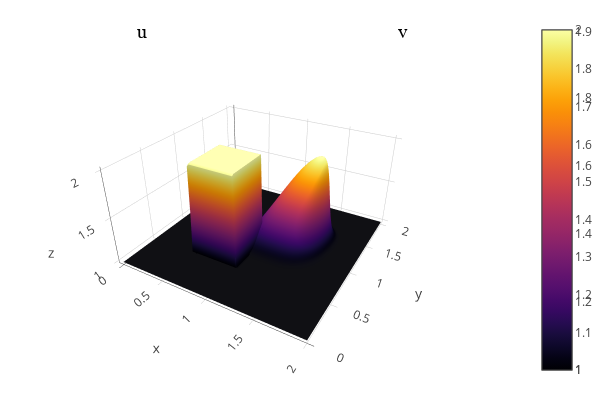

Notebook code cell kept with this figure:
### Code cell
x = range(0, stop=2, length=101)|> collect
y = range(0, stop=2, length=101)|> collect
theme(:ggplot2)
p1 = surface(x,y,two_nonlinearconv2(101,101,0,0.01,1)[1],xlims=(0,2),ylims=(0,2), title = "u")
p2 = surface(x,y,two_nonlinearconv2(101,101,2000,0.01,1)[2],xlims=(0,2),ylims=(0,2), title = "v")
plot(p1, p2, layout = 2)

### Figure 1 — Plotly figure (JSON) as saved in the notebook; plotly's stock layout.template omitted (floating-point values rounded to 4 significant figures; data arrays with more than 128 entries replaced by an {"elided": "..."} marker saying what was removed)
{"data": [{"colorbar": {"title": ""}, "colorscale": [[0, "rgba(0, 0, 4, 1.000)"], [0.03448, "rgba(4, 3, 20, 1.000)"], [0.06897, "rgba(13, 8, 41, 1.000)"], [0.1034, "rgba(24, 12, 60, 1.000)"], [0.1379, "rgba(38, 12, 81, 1.000)"], [0.1724, "rgba(54, 9, 97, 1.000)"], [0.2069, "rgba(69, 10, 105, 1.000)"], [0.2414, "rgba(84, 15, 109, 1.000)"], [0.2759, "rgba(97, 19, 110, 1.000)"], [0.3103, "rgba(111, 25, 110, 1.000)"], [0.3448, "rgba(125, 30, 109, 1.000)"], [0.3793, "rgba(140, 35, 105, 1.000)"], [0.4138, "rgba(154, 40, 101, 1.000)"], [0.4483, "rgba(166, 45, 96, 1.000)"], [0.4828, "rgba(180, 51, 89, 1.000)"], [0.5172, "rgba(193, 58, 80, 1.000)"], [0.5517, "rgba(206, 67, 71, 1.000)"], [0.5862, "rgba(216, 76, 62, 1.000)"], [0.6207, "rgba(226, 87, 52, 1.000)"], [0.6552, "rgba(235, 100, 41, 1.000)"], [0.6897, "rgba(241, 115, 29, 1.000)"], [0.7241, "rgba(247, 130, 18, 1.000)"], [0.7586, "rgba(250, 144, 8, 1.000)"], [0.7931, "rgba(252, 161, 8, 1.000)"], [0.8276, "rgba(252, 178, 22, 1.000)"], [0.8621, "rgba(250, 196, 42, 1.000)"], [0.8966, "rgba(246, 213, 67, 1.000)"], [0.931, "rgba(243, 229, 93, 1.000)"], [0.9655, "rgba(242, 244, 130, 1.000)"], [1, "rgba(252, 255, 164, 1.000)"]], "name": "y1", "opacity": null, "showlegend": false, "showscale": true, "type": "surface", "x": [0, 0.02, 0.04, 0.06, 0.08, 0.1, 0.12, 0.14, 0.16, 0.18, 0.2, 0.22, 0.24, 0.26, 0.28, 0.3, 0.32, 0.34, 0.36, 0.38, 0.4, 0.42, 0.44, 0.46, 0.48, 0.5, 0.52, 0.54, 0.56, 0.58, 0.6, 0.62, 0.64, 0.66, 0.68, 0.7, 0.72, 0.74, 0.76, 0.78, 0.8, 0.82, 0.84, 0.86, 0.88, 0.9, 0.92, 0.94, 0.96, 0.98, 1, 1.02, 1.04, 1.06, 1.08, 1.1, 1.12, 1.14, 1.16, 1.18, 1.2, 1.22, 1.24, 1.26, 1.28, 1.3, 1.32, 1.34, 1.36, 1.38, 1.4, 1.42, 1.44, 1.46, 1.48, 1.5, 1.52, 1.54, 1.56, 1.58, 1.6, 1.62, 1.64, 1.66, 1.68, 1.7, 1.72, 1.74, 1.76, 1.78, 1.8, 1.82, 1.84, 1.86, 1.88, 1.9, 1.92, 1.94, 1.96, 1.98, 2], "xaxis": "x1", "y": [0, 0.02, 0.04, 0.06, 0.08, 0.1, 0.12, 0.14, 0.16, 0.18, 0.2, 0.22, 0.24, 0.26, 0.28, 0.3, 0.32, 0.34, 0.36, 0.38, 0.4, 0.42, 0.44, 0.46, 0.48, 0.5, 0.52, 0.54, 0.56, 0.58, 0.6, 0.62, 0.64, 0.66, 0.68, 0.7, 0.72, 0.74, 0.76, 0.78, 0.8, 0.82, 0.84, 0.86, 0.88, 0.9, 0.92, 0.94, 0.96, 0.98, 1, 1.02, 1.04, 1.06, 1.08, 1.1, 1.12, 1.14, 1.16, 1.18, 1.2, 1.22, 1.24, 1.26, 1.28, 1.3, 1.32, 1.34, 1.36, 1.38, 1.4, 1.42, 1.44, 1.46, 1.48, 1.5, 1.52, 1.54, 1.56, 1.58, 1.6, 1.62, 1.64, 1.66, 1.68, 1.7, 1.72, 1.74, 1.76, 1.78, 1.8, 1.82, 1.84, 1.86, 1.88, 1.9, 1.92, 1.94, 1.96, 1.98, 2], "yaxis": "y1", "z": {"elided": "101x101 float values"}, "zmax": 2, "zmin": 1}, {"colorbar": {"title": ""}, "colorscale": [[0, "rgba(0, 0, 4, 1.000)"], [0.03448, "rgba(4, 3, 20, 1.000)"], [0.06897, "rgba(13, 8, 41, 1.000)"], [0.1034, "rgba(24, 12, 60, 1.000)"], [0.1379, "rgba(38, 12, 81, 1.000)"], [0.1724, "rgba(54, 9, 97, 1.000)"], [0.2069, "rgba(69, 10, 105, 1.000)"], [0.2414, "rgba(84, 15, 109, 1.000)"], [0.2759, "rgba(97, 19, 110, 1.000)"], [0.3103, "rgba(111, 25, 110, 1.000)"], [0.3448, "rgba(125, 30, 109, 1.000)"], [0.3793, "rgba(140, 35, 105, 1.000)"], [0.4138, "rgba(154, 40, 101, 1.000)"], [0.4483, "rgba(166, 45, 96, 1.000)"], [0.4828, "rgba(180, 51, 89, 1.000)"], [0.5172, "rgba(193, 58, 80, 1.000)"], [0.5517, "rgba(206, 67, 71, 1.000)"], [0.5862, "rgba(216, 76, 62, 1.000)"], [0.6207, "rgba(226, 87, 52, 1.000)"], [0.6552, "rgba(235, 100, 41, 1.000)"], [0.6897, "rgba(241, 115, 29, 1.000)"], [0.7241, "rgba(247, 130, 18, 1.000)"], [0.7586, "rgba(250, 144, 8, 1.000)"], [0.7931, "rgba(252, 161, 8, 1.000)"], [0.8276, "rgba(252, 178, 22, 1.000)"], [0.8621, "rgba(250, 196, 42, 1.000)"], [0.8966, "rgba(246, 213, 67, 1.000)"], [0.931, "rgba(243, 229, 93, 1.000)"], [0.9655, "rgba(242, 244, 130, 1.000)"], [1, "rgba(252, 255, 164, 1.000)"]], "name": "y1", "opacity": null, "showlegend": false, "showscale": true, "type": "surface", "x": [0, 0.02, 0.04, 0.06, 0.08, 0.1, 0.12, 0.14, 0.16, 0.18, 0.2, 0.22, 0.24, 0.26, 0.28, 0.3, 0.32, 0.34, 0.36, 0.38, 0.4, 0.42, 0.44, 0.46, 0.48, 0.5, 0.52, 0.54, 0.56, 0.58, 0.6, 0.62, 0.64, 0.66, 0.68, 0.7, 0.72, 0.74, 0.76, 0.78, 0.8, 0.82, 0.84, 0.86, 0.88, 0.9, 0.92, 0.94, 0.96, 0.98, 1, 1.02, 1.04, 1.06, 1.08, 1.1, 1.12, 1.14, 1.16, 1.18, 1.2, 1.22, 1.24, 1.26, 1.28, 1.3, 1.32, 1.34, 1.36, 1.38, 1.4, 1.42, 1.44, 1.46, 1.48, 1.5, 1.52, 1.54, 1.56, 1.58, 1.6, 1.62, 1.64, 1.66, 1.68, 1.7, 1.72, 1.74, 1.76, 1.78, 1.8, 1.82, 1.84, 1.86, 1.88, 1.9, 1.92, 1.94, 1.96, 1.98, 2], "xaxis": "x2", "y": [0, 0.02, 0.04, 0.06, 0.08, 0.1, 0.12, 0.14, 0.16, 0.18, 0.2, 0.22, 0.24, 0.26, 0.28, 0.3, 0.32, 0.34, 0.36, 0.38, 0.4, 0.42, 0.44, 0.46, 0.48, 0.5, 0.52, 0.54, 0.56, 0.58, 0.6, 0.62, 0.64, 0.66, 0.68, 0.7, 0.72, 0.74, 0.76, 0.78, 0.8, 0.82, 0.84, 0.86, 0.88, 0.9, 0.92, 0.94, 0.96, 0.98, 1, 1.02, 1.04, 1.06, 1.08, 1.1, 1.12, 1.14, 1.16, 1.18, 1.2, 1.22, 1.24, 1.26, 1.28, 1.3, 1.32, 1.34, 1.36, 1.38, 1.4, 1.42, 1.44, 1.46, 1.48, 1.5, 1.52, 1.54, 1.56, 1.58, 1.6, 1.62, 1.64, 1.66, 1.68, 1.7, 1.72, 1.74, 1.76, 1.78, 1.8, 1.82, 1.84, 1.86, 1.88, 1.9, 1.92, 1.94, 1.96, 1.98, 2], "yaxis": "y2", "z": {"elided": "101x101 float values"}, "zmax": 1.905, "zmin": 1}], "layout": {"annotations": [{"font": {"color": "rgba(0, 0, 0, 1.000)", "family": "sans-serif", "size": 20}, "rotation": 0, "showarrow": false, "text": "u", "x": 0.2722, "xanchor": "center", "xref": "paper", "y": 1, "yanchor": "top", "yref": "paper"}, {"font": {"color": "rgba(0, 0, 0, 1.000)", "family": "sans-serif", "size": 20}, "rotation": 0, "showarrow": false, "text": "v", "x": 0.7722, "xanchor": "center", "xref": "paper", "y": 1, "yanchor": "top", "yref": "paper"}], "height": 400, "legend": {"bgcolor": "rgba(211, 211, 211, 0.800)", "bordercolor": "rgba(255, 255, 255, 1.000)", "font": {"color": "rgba(0, 0, 0, 1.000)", "family": "sans-serif", "size": 11}, "tracegroupgap": 0, "x": 1, "y": 1}, "margin": {"b": 20, "l": 0, "r": 0, "t": 20}, "paper_bgcolor": "rgba(255, 255, 255, 1.000)", "plot_bgcolor": "rgba(211, 211, 211, 1.000)", "scene": {"camera": {"eye": {"x": 1.126, "y": -1.95, "z": 1.3}}, "xaxis2": {"anchor": "y2", "domain": [0.551, 0.9934], "gridcolor": "rgba(255, 255, 255, 1.000)", "gridwidth": 0.5, "linecolor": "rgba(0, 0, 0, 1.000)", "mirror": false, "range": [0, 2], "showgrid": true, "showline": false, "showticklabels": true, "tickangle": 0, "tickcolor": "rgba(0, 0, 0, 0.000)", "tickfont": {"color": "rgba(128, 128, 128, 1.000)", "family": "sans-serif", "size": 11}, "tickmode": "array", "ticks": "inside", "ticktext": ["0.0", "0.5", "1.0", "1.5", "2.0"], "tickvals": [0, 0.5, 1, 1.5, 2], "title": "", "titlefont": {"color": "rgba(0, 0, 0, 1.000)", "family": "sans-serif", "size": 15}, "type": "-", "visible": true, "zeroline": false, "zerolinecolor": "rgba(0, 0, 0, 1.000)"}, "yaxis2": {"anchor": "x2", "domain": [0.03762, 0.9415], "gridcolor": "rgba(255, 255, 255, 1.000)", "gridwidth": 0.5, "linecolor": "rgba(0, 0, 0, 1.000)", "mirror": false, "range": [0, 2], "showgrid": true, "showline": false, "showticklabels": true, "tickangle": 0, "tickcolor": "rgba(0, 0, 0, 0.000)", "tickfont": {"color": "rgba(128, 128, 128, 1.000)", "family": "sans-serif", "size": 11}, "tickmode": "array", "ticks": "inside", "ticktext": ["0.0", "0.5", "1.0", "1.5", "2.0"], "tickvals": [0, 0.5, 1, 1.5, 2], "title": "", "titlefont": {"color": "rgba(0, 0, 0, 1.000)", "family": "sans-serif", "size": 15}, "type": "-", "visible": true, "zeroline": false, "zerolinecolor": "rgba(0, 0, 0, 1.000)"}, "zaxis2": {"gridcolor": "rgba(255, 255, 255, 1.000)", "gridwidth": 0.5, "linecolor": "rgba(0, 0, 0, 1.000)", "mirror": false, "range": [1, 1.905], "showgrid": true, "showline": false, "showticklabels": true, "tickangle": 0, "tickcolor": "rgba(0, 0, 0, 0.000)", "tickfont": {"color": "rgba(128, 128, 128, 1.000)", "family": "sans-serif", "size": 11}, "tickmode": "array", "ticks": "inside", "ticktext": ["1.0", "1.2", "1.4", "1.6", "1.8"], "tickvals": [1, 1.2, 1.4, 1.6, 1.8], "title": "", "titlefont": {"color": "rgba(0, 0, 0, 1.000)", "family": "sans-serif", "size": 15}, "type": "-", "visible": true, "zeroline": false, "zerolinecolor": "rgba(0, 0, 0, 1.000)"}}, "showlegend": true, "width": 600}}
